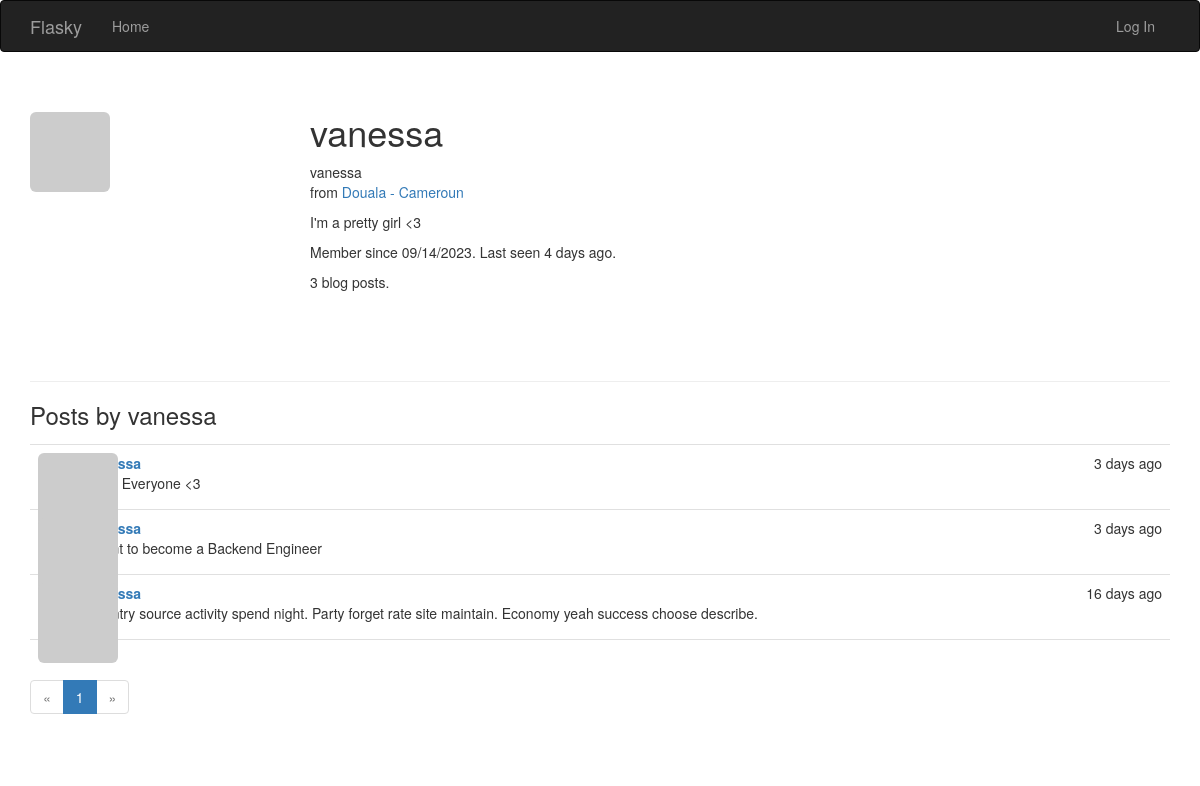
Page /user/vanessa on the committed database.
### app/models.py (models this page shows, shortened)
class User(UserMixin, db.Model):
    __tablename__ = 'users'
    id = db.Column(db.Integer, primary_key=True)
    email = db.Column(db.String(64), unique=True, index=True)
    username = db.Column(db.String(64), unique=True, index=True)
    role_id = db.Column(db.Integer, db.ForeignKey('roles.id'))
    password_hash = db.Column(db.String(128))
    confirmed = db.Column(db.Boolean, default=False)
    name = db.Column(db.String(64))
    location = db.Column(db.String(64))
    about_me = db.Column(db.Text())
    member_since = db.Column(db.DateTime(), default=datetime.utcnow)
    last_seen = db.Column(db.DateTime(), default=datetime.utcnow)
    avatar_hash = db.Column(db.String(32))
    posts = db.relationship('Post', backref='author', lazy='dynamic')
    @property
    def password(self):
        raise AttributeError('password is not a readable attribute')
    def gravatar(self, size=100, default='identicon', rating='g'):
        url = 'https://secure.gravatar.com/avatar'
        hash = self.avatar_hash or self.gravatar_hash()
        return '{url}/{hash}?s={size}&d={default}&r={rating}'.format(
            url=url, hash=hash, size=size, default=default, rating=rating)

class Post(db.Model):
    __tablename__ = 'posts'
    id = db.Column(db.Integer, primary_key=True)
    body = db.Column(db.Text)
    timestamp = db.Column(db.DateTime, index=True, default=datetime.utcnow)
    author_id = db.Column(db.Integer, db.ForeignKey('users.id'))

### app/main/views.py (the view)
@main.route('/user/<username>')
def user(username):
    user = User.query.filter_by(username=username).first_or_404()
    page = request.args.get('page', 1, type=int)
    pagination = user.posts.order_by(Post.timestamp.desc()).paginate(
        page=page, per_page=current_app.config['FLASKY_POSTS_PER_PAGE'],
        error_out=False)
    posts = pagination.items
    return render_template('user.html', user=user, posts=posts,
                           pagination=pagination)

### app/main/__init__.py (called while the page is built)
@main.app_context_processor
def inject_permissions():
    return dict(Permission=Permission)

### app/models.py (called while the page is built)
    def is_administrator(self):
        return False

### app/templates/user.html (shortened to what this page needs)
{% extends "base.html" %}
{% import "_macros.html" as macros %}
{% block page_content %}
<div class="page-header">
    <img class="img-rounded profile-thumbnail" src="{{ user.gravatar(size=256) }}">
    <div class="profile-header">
        <h1>{{ user.username }}</h1>
        {% if user.name or user.location %}
        <p>
            {% if user.name %}{{ user.name }}<br>{% endif %}
            {% if user.location %}
                from <a href="http://maps.google.com/?q={{ user.location }}">{{ user.location }}</a><br>
            {% endif %}
        </p>
        {% endif %}
        {% if user.about_me %}<p>{{ user.about_me }}</p>{% endif %}
        <p>Member since {{ moment(user.member_since).format('L') }}. Last seen {{ moment(user.last_seen).fromNow() }}.</p>
        <p>{{ user.posts.count() }} blog posts.</p>
    </div>
</div>
<h3>Posts by {{ user.username }}</h3>
{% include '_posts.html' %}
{% if pagination %}
<div class="pagination">
    {{ macros.pagination_widget(pagination, '.user', username=user.username) }}
</div>
{% endif %}
{% endblock %}

### app/templates/_posts.html
<ul class="posts">
    {% for post in posts %}
    <li class="post">
        <div class="post-thumbnail">
            <a href="{{ url_for('.user', username=post.author.username) }}">
                <img class="img-rounded profile-thumbnail" src="{{ post.author.gravatar(size=40) }}">
            </a>
        </div>
        <div class="post-content">
            <div class="post-date">{{ moment(post.timestamp).fromNow() }}</div>
            <div class="post-author"><a href="{{ url_for('.user', username=post.author.username) }}">{{ post.author.username }}</a></div>
            <div class="post-body">{{ post.body }}</div>
        </div>
    </li>
    {% endfor %}
</ul>

### app/static/styles.css (style rules this page uses)
.profile-thumbnail { position: absolute; }
.profile-header { min-height: 260px; margin-left: 280px; }
ul.posts { list-style-type: none; padding: 0px; margin: 16px 0px 0px 0px; border-top: 1px solid #e0e0e0; }
ul.posts li.post { padding: 8px; border-bottom: 1px solid #e0e0e0; }
div.post-date { float: right; }
div.post-author { font-weight: bold; }
div.post-thumbnail { position: absolute; }
div.post-content { margin-left: 48px; min-height: 48px; }

### rows in the picture
User: username "vanessa", name "vanessa", location "Douala - Cameroun", about_me "I'm a pretty girl <3", member_since "09/14/2023", last_seen "4 days ago"
Post: timestamp "3 days ago", body "Hello Everyone <3"
Post: timestamp "3 days ago", body "I want to become a Backend Engineer"
Post: timestamp "16 days ago", body "Country source activity spend night. Party forget rate site maintain. Economy yeah success choose describe."

### other values in the picture
{{ user.posts.count() }} "3"
{{ p }} "1"
